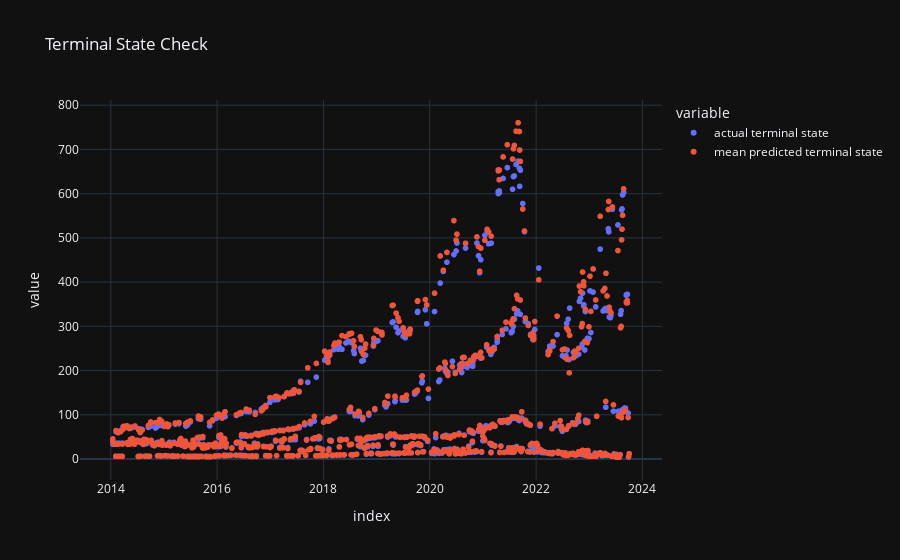

Write notebook code for a chart like this one.
### Markdown cell above
### Check 4.1: Terminal State

We want our mean predicted terminal state to match the actual terminal state.

### Code cell
actual_terminals, predicted_terminals = OrderedDict(), OrderedDict()

for trajectory_name, (actual, predictions, parameters) in actual_and_predictions.items():
    actual_terminal_state = actual.iloc[-1]["S"]
    predicted_terminal_states = predictions[-1, ..., 0]
    actual_terminals[actual.index[0].date()] = actual_terminal_state
    predicted_terminals[actual.index[0].date()] = predicted_terminal_states.numpy().mean()

plt.scatter(actual_terminals.values(), predicted_terminals.values(), label="predicted", color="red", alpha=.3)
plt.scatter(actual_terminals.values(), actual_terminals.values(), label="desired", color="purple")
plt.xlabel("Actual Terminal State")
plt.ylabel("Predicted Terminal State")
plt.legend()
plt.title("Terminal State Check")
plt.show()

px.scatter(
    pd.DataFrame({"actual terminal state": actual_terminals, "mean predicted terminal state": predicted_terminals}),
    template="plotly_dark",
    title="Terminal State Check"
)

### Figure 1 — Plotly figure (JSON) as saved in the notebook; plotly's stock layout.template omitted (floating-point values rounded to 4 significant figures; data arrays with more than 128 entries replaced by an {"elided": "..."} marker saying what was removed)
{"data": [{"hovertemplate": "variable=actual terminal state<br>index=%{x}<br>value=%{y}<extra></extra>", "legendgroup": "actual terminal state", "marker": {"color": "#636efa", "symbol": "circle"}, "mode": "markers", "name": "actual terminal state", "showlegend": true, "type": "scattergl", "x": {"elided": "853 str values"}, "xaxis": "x", "y": {"elided": "853 float values"}, "yaxis": "y"}, {"hovertemplate": "variable=mean predicted terminal state<br>index=%{x}<br>value=%{y}<extra></extra>", "legendgroup": "mean predicted terminal state", "marker": {"color": "#EF553B", "symbol": "circle"}, "mode": "markers", "name": "mean predicted terminal state", "showlegend": true, "type": "scattergl", "x": {"elided": "853 str values"}, "xaxis": "x", "y": {"elided": "853 float values"}, "yaxis": "y"}], "layout": {"legend": {"title": {"text": "variable"}, "tracegroupgap": 0}, "title": {"text": "Terminal State Check"}, "xaxis": {"anchor": "y", "domain": [0, 1], "title": {"text": "index"}}, "yaxis": {"anchor": "x", "domain": [0, 1], "title": {"text": "value"}}}}
